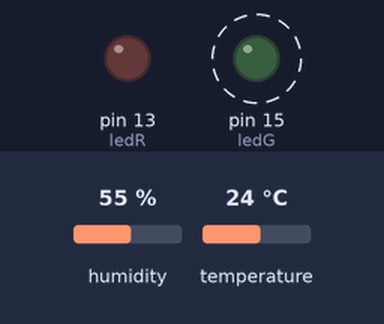
Recording of a sketch running on a simulated Arduino Uno, built with avr-gcc and run on an emulated ATmega328P. Parts: output pins drawn as LEDs (lit = HIGH). Dashed ring = blinking. Inputs (shaded band) come from the test bench; at power-on: humidity 55 %, temperature 24 °C. What the sketch prints to the serial monitor is not drawn.

Above: at 1.2 s.
Timing chart, 0 to 5.7 s (numbered marks = the images above):
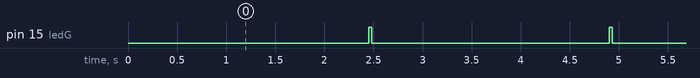

Measured:
- by itself, pin 15 (ledG): alternates HIGH for 0.03 s and LOW for 2.4 s

The sketch:

dht22.ino
```cpp
// (licence header left out)
#include "DHT.h"

#define DHTPIN 4     // what digital pin the DHT22 is conected to
#define DHTTYPE DHT22   // there are multiple kinds of DHT sensors

int ledG = 15;
int ledR = 13;

DHT dht(DHTPIN, DHTTYPE);

void setup() {
  Serial.begin(9600);
  Serial.setTimeout(2400);

  // Wait for serial to initialize.
  while(!Serial) { }

  Serial.println("Device Started");
  Serial.println("-------------------------------------");
  Serial.println("Running DHT!");
  Serial.println("-------------------------------------");


  pinMode(ledG, OUTPUT);
  pinMode(ledR, OUTPUT);
}

int timeSinceLastRead = 0;
void loop() {

  // Report every 2 seconds.
  if(timeSinceLastRead > 2300) {
    // Reading temperature or humidity takes about 250 milliseconds!
    // Sensor readings may also be up to 2 seconds 'old' (its a very slow sensor)
    float h = dht.readHumidity();
    // Read temperature as Celsius (the default)
    float t = dht.readTemperature();
    // Read temperature as Fahrenheit (isFahrenheit = true)
    float f = dht.readTemperature(true);

    // Check if any reads failed and exit early (to try again).
    if (isnan(h) || isnan(t) || isnan(f)) {
      Serial.println("Failed to read from DHT sensor!");
      timeSinceLastRead = 0;
      led(100,ledR);
      return;
    }

    led(30,ledG);

    // Compute heat index in Fahrenheit (the default)
    float hif = dht.computeHeatIndex(f, h);
    // Compute heat index in Celsius (isFahreheit = false)
    float hic = dht.computeHeatIndex(t, h, false);

    Serial.print("Humidity: ");
    Serial.print(h);
    Serial.print(" %\t");
    Serial.print("Temperature: ");
    Serial.print(t);
    Serial.print(" *C ");
    Serial.print(f);
    Serial.print(" *F\t");
    Serial.print("Heat index: ");
    Serial.print(hic);
    Serial.print(" *C ");
    Serial.print(hif);
    Serial.println(" *F");

    timeSinceLastRead = 0;
  }
  delay(100);
  timeSinceLastRead += 100;
}


void led(int del, int led){
    digitalWrite(led, HIGH);
    delay(del);
    digitalWrite(led, LOW);

}
```
